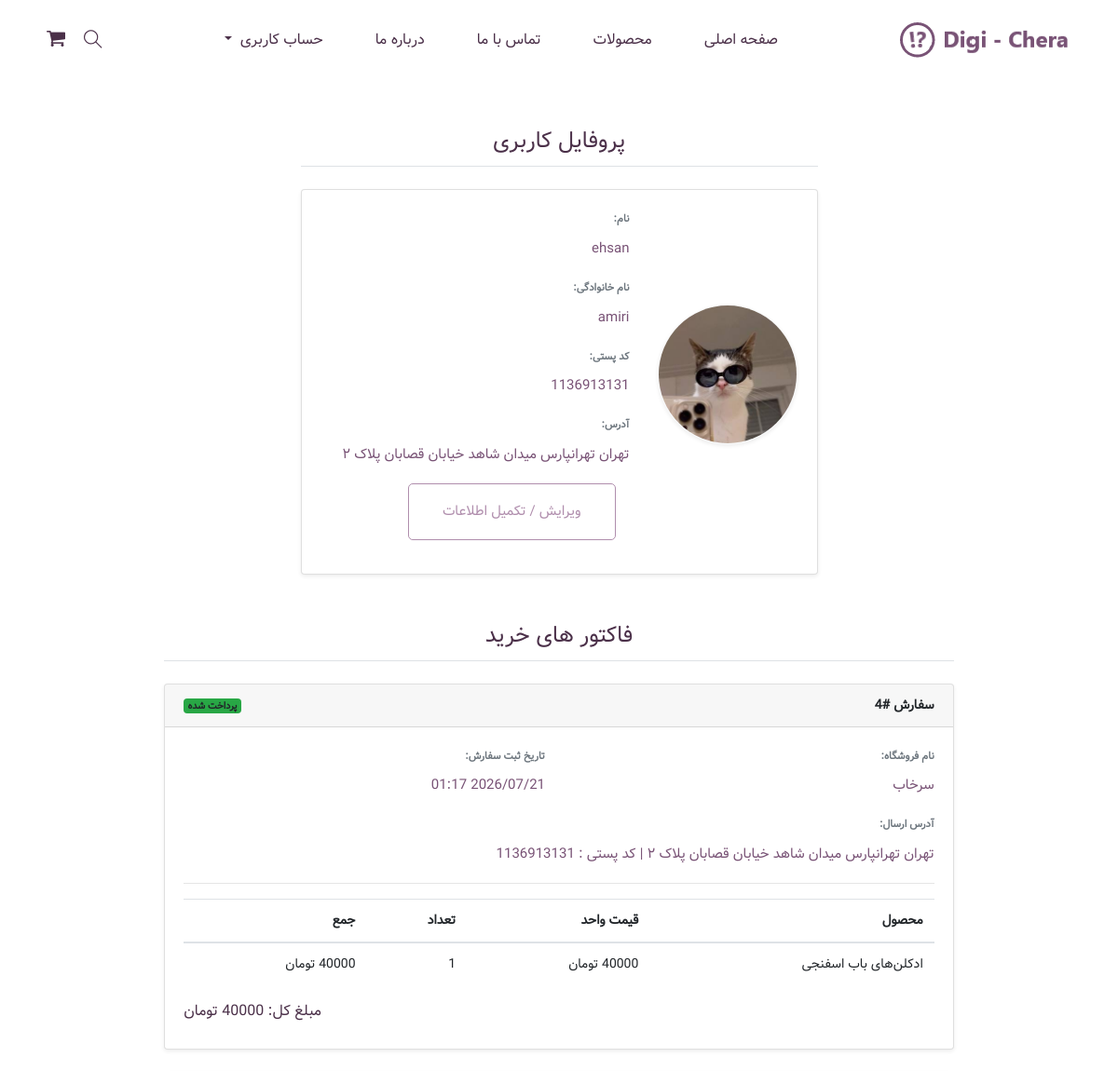
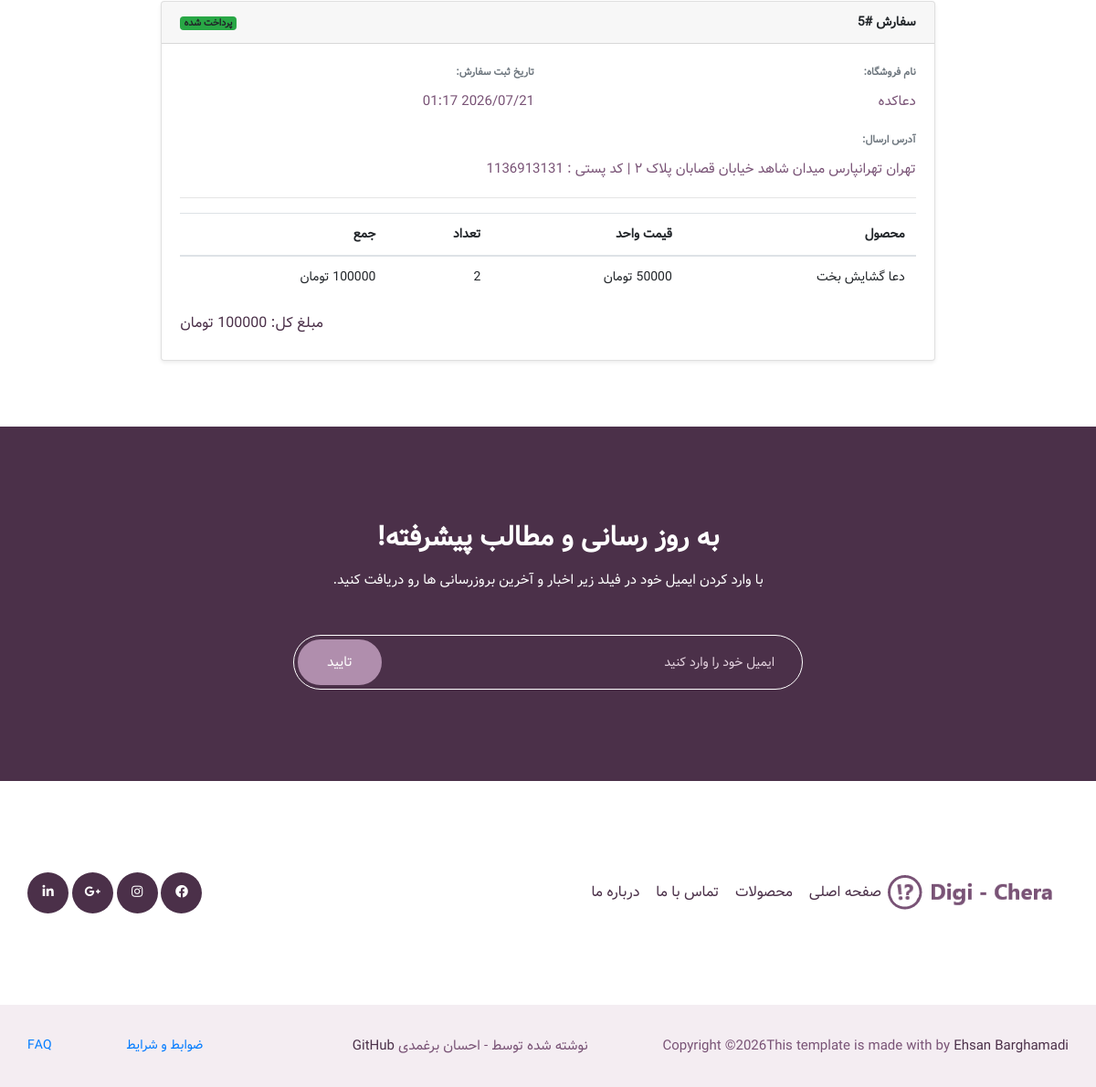
Page /account/ (signed in) on the committed database (2 pictures, top to bottom).
### user/models.py (models this page shows, shortened)
class CustomUser(AbstractBaseUser, PermissionsMixin, TimeStampedModel):
    class Roles(models.TextChoices):
        CUSTOMER = 'customer', 'خریدار'
        SELLER = 'seller', 'فروشنده'
        STAFF = 'staff', 'ادمین'
    role = models.CharField(
        verbose_name='نقش',
        max_length=10,
        choices=Roles.choices,
        default=Roles.CUSTOMER
    )
    phone = models.CharField(
        verbose_name='شماره تماس',
        max_length=20,
        unique=True,
        validators= [phone_validator],
        help_text='شماره باید منحصر به فرد باشد'
    )
    first_name = models.CharField(
        verbose_name='نام',
        max_length=30
    )
    last_name = models.CharField(
        verbose_name='نام خانوادگی',
        max_length=30
    )
    email = models.EmailField(
        verbose_name='ایمیل',
        blank=True,
        null=True
    )
    is_active = models.BooleanField(
        default=True,
        help_text='مشخص میکند آیا کاربر فعال است یا نه'
    )
    is_staff = models.BooleanField(
        default=False,
        help_text='مربوط به دسترسی به پنل ادمین'
    )
    class Meta:
        verbose_name = 'کاربر'
        verbose_name_plural = 'کاربرها'
        ordering = ['-created_at']
    USERNAME_FIELD = 'phone'
    REQUIRED_FIELDS = ['first_name', 'last_name']
    objects = CustomUserManager()

### account/models.py (models this page shows, shortened)
class Profile(TimeStampedModel):
    user = models.OneToOneField(
        settings.AUTH_USER_MODEL,
        on_delete=models.CASCADE,
        related_name='profile',
        verbose_name='کاربر'
    )
    location = models.TextField(
        verbose_name='آدرس',
        max_length=255,
        blank=True,
        null=True,
    )
    postal_code = models.CharField(
        verbose_name='کد پستی',
        max_length=10,
        validators=[IRPostalCodeField().clean],
        blank=True,
        null=True,
    )
    avatar = models.ImageField(
        verbose_name='تصویر پروفایل',
        upload_to='avatars/',
        validators=[validate_file_size],
        blank=True,
        null=True
    )
    class Meta:
        verbose_name = 'پروفایل'
        verbose_name_plural = 'پروفایل ها'

### order/models.py (models this page shows, shortened)
class Order(TimeStampedModel):
    class Status(models.TextChoices):
        PENDING = 'pending', 'در انتظار پرداخت'
        PAID = 'paid', 'پرداخت شده'
        SHIPPED = 'shipped', 'ارسال شده'
        DELIVERED = 'delivered', 'تحویل داده شده'
    user = models.ForeignKey(
        settings.AUTH_USER_MODEL,
        on_delete=models.PROTECT,
        related_name='orders',
        verbose_name='کاربر'
    )
    store = models.ForeignKey(
        'store.Store',
        on_delete=models.PROTECT,
        related_name='orders',
        verbose_name='فروشگاه'
    )
    status = models.CharField(
        max_length=10,
        choices=Status.choices,
        default=Status.PENDING,
        verbose_name='وضعیت'
    )
    shipping_address = models.TextField(verbose_name='آدرس ارسال')
    class Meta:
        verbose_name = 'سفارش'
        verbose_name_plural = 'سفارش ها'
    @property
    def total_price(self):
        return sum(item.total_price for item in self.items.all())

class OrderItem(TimeStampedModel):
    order = models.ForeignKey(
        'Order',
        on_delete=models.CASCADE,
        related_name='items',
        verbose_name='سفارش ها'
    )
    product = models.ForeignKey(
        'product.Product',
        on_delete=models.PROTECT,
        related_name='order_items',
        verbose_name='محصول'
    )
    product_name = models.CharField(
        max_length=255,
        verbose_name='نام محصول'
    )
    price = models.PositiveIntegerField(
        verbose_name='قیمت محصول'
    )
    quantity = models.PositiveIntegerField(
        verbose_name='تعداد'
    )
    @property
    def total_price(self):
        return self.price * self.quantity

### store/models.py (models this page shows, shortened)
class Store(SluggedModel):
    owner = models.OneToOneField(
        settings.AUTH_USER_MODEL,
        on_delete=models.CASCADE,
        related_name='store',
        verbose_name='مالک فروشگاه'
    )
    store_name = models.CharField(
        verbose_name='اسم فروشگاه',
        max_length=255,
    )
    store_logo = models.ImageField(
        verbose_name='لوگوی فروشگاه',
        upload_to='store_logo/%Y/%m/%d/',
        validators=[validate_file_size],
        blank=True,
        null=True
    )
    store_phone = models.CharField(
        verbose_name='شماره تماس فروشگاه',
        max_length=20,
        unique=True
    )
    is_active = models.BooleanField(
        verbose_name='فعال بودن فروشگاه',
        default=False
    )
    class Meta:
        verbose_name = 'فروشگاه'
        verbose_name_plural = 'فروشگاه ها'
        ordering = ['-created_at']

### account/views.py (the view)
# urls.py: path('', views.profile_detail, name='detail'),
@login_required
def profile_detail(request):
    user = request.user
    if user.role == CustomUser.Roles.CUSTOMER:
        return render(request, 'account/profile_customer_detail.html')
    if user.role == CustomUser.Roles.SELLER:
        return render(request, 'account/profile_seller_detail.html')
    if user.role == CustomUser.Roles.STAFF:
        return redirect(reverse('admin:index'))

### account/templates/account/profile_customer_detail.html (shortened to what this page needs)
{% extends 'base.html' %}
{% load static %}
{% block content %}
{% if user.is_authenticated %}
{% load static %}
    <div class="container my-5">
        <div class="row justify-content-center">
            <div class="col-12 col-md-8 col-lg-6">
                <h3 class="mb-4 text-center border-bottom pb-2">پروفایل کاربری</h3>
                <div class="card shadow-sm">
                    <div class="card-body">
                        <div class="row align-items-center">
                            <div class="col-12 col-md-4 text-center mb-3 mb-md-0">
                                <div class="mb-3">
                                    {% if user.profile.avatar %}
                                        <img src="{{ user.profile.avatar.url }}" alt="عکس پروفایل" class="img-fluid rounded-circle border border-light shadow-sm" width="150" height="150" style="object-fit: cover;">
                                    {% else %}
                                        <img src="{% static 'img/elements/d.jpg' %}" alt="پروفایل پیش‌فرض" class="img-fluid rounded-circle border border-light shadow-sm" width="150" height="150" style="object-fit: cover;">
                                    {% endif %}
                                </div>
                            </div>
                            <div class="col-12 col-md-8">
                                <div class="row mb-3">
                                    <div class="col-12">
                                        <label class="font-weight-bold text-muted small">نام:</label>
                                        <p class="mb-0">{{ user.first_name|default:"-" }}</p>
                                    </div>
                                </div>
                                <div class="row mb-3">
                                    <div class="col-12">
                                        <label class="font-weight-bold text-muted small">نام خانوادگی:</label>
                                        <p class="mb-0">{{ user.last_name|default:"-" }}</p>
                                    </div>
                                </div>
                                <div class="row mb-3">
                                    <div class="col-12">
                                        <label class="font-weight-bold text-muted small">کد پستی:</label>
                                        {% if user.profile.postal_code %}
                                            <p class="mb-0">{{ user.profile.postal_code }}</p>
                                        {% else %}
                                            <p class="text-muted small mb-0">کد پستی برای شما ثبت نشده</p>
                                        {% endif %}
                                    </div>
                                </div>
                                <div class="row mb-3">
                                    <div class="col-12">
                                        <label class="font-weight-bold text-muted small">آدرس:</label>
                                        {% if user.profile.location %}
                                            <p class="mb-0">{{ user.profile.location }}</p>
                                        {% else %}
                                            <p class="text-muted small mb-0">آدرسی ثبت نشده است.</p>
                                        {% endif %}
                                    </div>
                                </div>
                                <div class="col-md-12 form-group">
                                    <a href="{% url 'account:update' %}" class="btn_3">
                                        ویرایش / تکمیل اطلاعات
                                    </a>
                                </div>
                            </div>
                        </div>
                    </div>
                </div>
            </div>
        </div>
    </div>
    {% include 'account/order_history.html' %}
{% endif %}
{% endblock content %}

### account/templates/account/order_history.html
<div class="container my-5">
    <div class="row justify-content-center">
        <div class="col-12 col-lg-9">
            <h3 class="mb-4 text-center border-bottom pb-2">فاکتور های خرید</h3>
            {% if user.orders.exists %}
                {% for order in user.orders.all %}
                <div class="card shadow-sm mb-4">
                    <div class="card-header d-flex justify-content-between align-items-center">
                        <span class="font-weight-bold">سفارش #{{ order.id }}</span>
                        <span>
                            {% if order.status == 'paid' %}
                                <span class="badge bg-success">پرداخت شده</span>
                            {% elif order.status == 'shipped' %}
                                <span class="badge bg-info">ارسال شده</span>
                            {% elif order.status == 'delivered' %}
                                <span class="badge bg-primary">تحویل داده شده</span>
                            {% else %}
                                <span class="badge bg-warning text-dark">در انتظار پرداخت</span>
                            {% endif %}
                        </span>
                    </div>
                    <div class="card-body">
                        <div class="row mb-3">
                            <div class="col-12 col-md-6">
                                <label class="font-weight-bold text-muted small">نام فروشگاه:</label>
                                <p class="mb-0">{{ order.store.store_name }}</p>
                            </div>
                            <div class="col-12 col-md-6">
                                <label class="font-weight-bold text-muted small">تاریخ ثبت سفارش:</label>
                                <p class="mb-0">{{ order.created_at|date:"Y/m/d H:i" }}</p>
                            </div>
                        </div>
                        <div class="row mb-3">
                            <div class="col-12">
                                <label class="font-weight-bold text-muted small">آدرس ارسال:</label>
                                <p class="mb-0">{{ order.shipping_address }}</p>
                            </div>
                        </div>
                        <hr>
                        <div class="table-responsive">
                            <table class="table">
                                <thead>
                                    <tr>
                                        <th>محصول</th>
                                        <th>قیمت واحد</th>
                                        <th>تعداد</th>
                                        <th>جمع</th>
                                    </tr>
                                </thead>
                                <tbody>
                                    {% for item in order.items.all %}
                                    <tr>
                                        <td>{{ item.product_name }}</td>
                                        <td>{{ item.price|floatformat:0 }} تومان</td>
                                        <td>{{ item.quantity }}</td>
                                        <td>{{ item.total_price|floatformat:0 }} تومان</td>
                                    </tr>
                                    {% endfor %}
                                </tbody>
                            </table>
                        </div>
                        <div class="text-left">
                            <h5>مبلغ کل: {{ order.total_price|floatformat:0 }} تومان</h5>
                        </div>
                    </div>
                </div>
                {% endfor %}
            {% else %}
                <p class="text-center text-muted">سفارشی برای نمایش وجود ندارد.</p>
            {% endif %}
        </div>
    </div>
</div>

### rows in the picture
CustomUser: profile.avatar (picture), first_name "ehsan", last_name "amiri", profile.postal_code "1136913131", profile.location "تهران تهرانپارس میدان شاهد خیابان قصابان پلاک ۲"
Order: id "4", status "پرداخت شده", store.store_name "سرخاب", created_at "2026/07/21 01:17", shipping_address "تهران تهرانپارس میدان شاهد خیابان قصابان پلاک ۲ | کد پستی : 1136913131", total_price "40000"
OrderItem: product_name "ادکلن‌های باب اسفنجی", price "40000", quantity "1", total_price "40000"
Order: id "5", status "پرداخت شده", store.store_name "دعاکده", created_at "2026/07/21 01:17", shipping_address "تهران تهرانپارس میدان شاهد خیابان قصابان پلاک ۲ | کد پستی : 1136913131"
OrderItem: product_name "دعا گشایش بخت", quantity "2"
